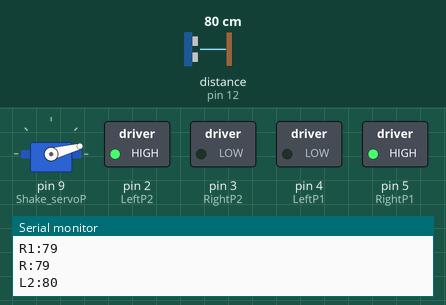
This sketch was run on a simulated Arduino Uno, built with avr-gcc and run on an emulated ATmega328P. On the bench: servo, switched loads named in the sketch (green lamp = pin HIGH), the last lines printed to the serial monitor. Wiring (inferred from the names in the program): ultrasonic range finder: trigger pin 13; echo pin 12. Dashed ring = blinking. The test bench sets the inputs (shaded band); at power-on: distance to the obstacle (sensor on pin 12) 80 cm. The echo pulse lasts 58.3 µs per cm; pins used as bus, display or sensor lines are not drawn.

Above: at 1.2 s.
1.3 s: distance to the obstacle (sensor on pin 12) set to 2 cm
At 3.2 s:
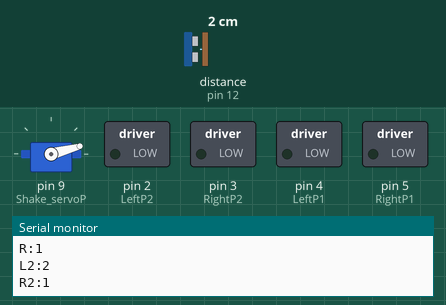
At 7.0 s:
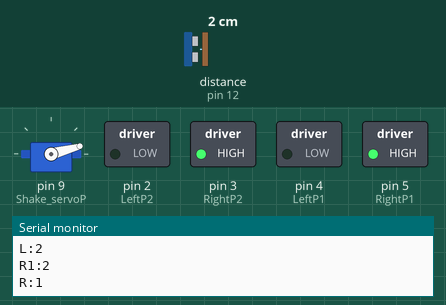
7.3 s: distance to the obstacle (sensor on pin 12) set to 27 cm
10.3 s: distance to the obstacle (sensor on pin 12) set to 30 cm
At 12.7 s:
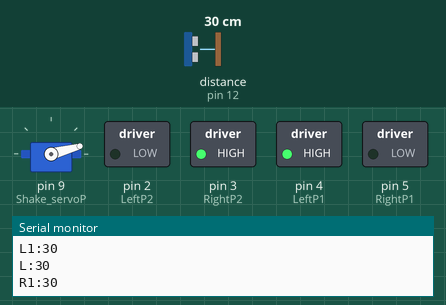
Timing chart, 0 to 14.3 s (numbered marks = the images above; inputs shaded):
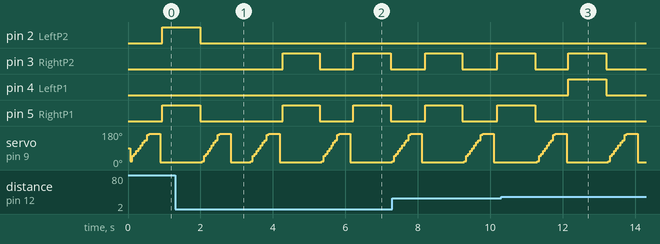

The sketch:

waverun_test12.ino
```cpp
#include "Servo.h"
const int Wall_Echo = 12; // Echo Pin
const int Wall_Trig = 13; // Trigger Pin
const int Shake_servoP = 9; //首振りservo Pin
const int LeftP1   = 4;//RIN
const int RightP1  = 5;//FIN
const int LeftP2   = 2;//RIN
const int RightP2  = 3;//FIN
const int point = 30; //距離の基準
double speed_of_sound = 331.5 + 0.6 * 20;
Servo myservo;
double Duration = 0; //受信した間隔
double Distance[11]; //距離 50°から130までの距離を10°ずつに9個の値を格納
unsigned long lastTime=0;
unsigned long preMillisTime = 0;
unsigned long startTime;
int mode_check =0;//サーボ撮る時0走る時1
bool motorRunning = false; // モーターが動作中かどうかを示すフラグ

int pos[11]={ 15,20,50,60,75,90,105,120,130,160,165 };  //サーボの角度　45°から135°までの11個値を格納

int Count = 1;  //角度のカウント関数
int N=0;   //90°の時の値
int R=0;   //63°の時の値
int R1=0;  //81°の時の値
int R2=0;  //72°の時の値
int L=0;   //117°の時の値
int L1=0;  //99°の時の値
int L2=0;  //108°の時の値

int q=0;   //状態関数　q=0->静止　q=1->直進 q=5->左回転　q=2->右回転

const long interval = 1000;

void setup() {
  Serial.begin( 9600 );
  myservo.attach(Shake_servoP);
  pinMode(LeftP1, OUTPUT);
  pinMode(RightP1, OUTPUT);
  pinMode(LeftP2, OUTPUT);
  pinMode(RightP2, OUTPUT);
  pinMode( Wall_Echo, INPUT );
  pinMode( Wall_Trig, OUTPUT );
}
void move(int num_move){//停止0、前進 1、後退-1、右回転2、左回転-2
  if (num_move ==0){
    digitalWrite(RightP1, LOW);
    digitalWrite(LeftP1, LOW);
    digitalWrite(RightP2, LOW);
    digitalWrite(LeftP2, LOW);

  } else if(num_move ==-2){
    digitalWrite(RightP1, LOW);
    digitalWrite(LeftP1, HIGH);
    digitalWrite(RightP2, LOW);
    digitalWrite(LeftP2, HIGH);

  }else if(num_move ==2){
    digitalWrite(RightP1, HIGH);
    digitalWrite(LeftP1, LOW);
    digitalWrite(RightP2, HIGH);
    digitalWrite(LeftP2, LOW);

  }else if(num_move ==1){
    digitalWrite(RightP1, HIGH);
    digitalWrite(LeftP1, LOW);
    digitalWrite(RightP2, LOW);
    digitalWrite(LeftP2, HIGH);

  }else if(num_move ==-1){
    digitalWrite(RightP1, LOW);
    digitalWrite(LeftP1, HIGH);
    digitalWrite(RightP2, HIGH);
    digitalWrite(LeftP2, LOW);

  }
}
void distance_check(){
  myservo.write(pos[Count]);     //サーボを回転
  digitalWrite(Wall_Trig, LOW);
  delayMicroseconds(2);
  digitalWrite(Wall_Trig, HIGH ); //超音波を出力
  delayMicroseconds( 10 ); //
  digitalWrite(Wall_Trig, LOW );
  Duration = pulseIn(Wall_Echo, HIGH ); //センサからの入力
  if (Duration > 0) {
  Duration = Duration/2; //往復距離を半分にする
  Distance[Count] = Duration*speed_of_sound*100/1000000; // 音速を340m/sに設定
  //評価する5つの値をそれぞれ格納
  N=Distance[5];//90
  R=Distance[1];//54
  L=Distance[9];//126
  R1=Distance[3];//72
  L1=Distance[7];//108
  R2=Distance[0];//81
  L2=Distance[10];//99
  Count=(Count+1)%11;

  }
}

void loop() {
  unsigned long currentMillis = millis();
  if (mode_check ==0){
    Serial.print("0:");
    switch(Count){
      case 0 :
        if (currentMillis - lastTime > 300) {
          lastTime = millis();
          distance_check();
          mode_check =1;
          preMillisTime = millis();
        }
        break;

      default :
        if (currentMillis - lastTime > 50) {
          distance_check();
          lastTime = millis();
        }
        break;
    }}

  if (mode_check ==1){
    Serial.print("1:");
    Serial.print("N:");
    Serial.println(N);
    Serial.print("L1:");
    Serial.println(L1);
    Serial.print("L:");
    Serial.println(L);
    Serial.print("R1:");
    Serial.println(R1);
    Serial.print("R:");
    Serial.println(R);
    Serial.print("L2:");
    Serial.println(L2);
    Serial.print("R2:");
    Serial.println(R2);

    switch(q){
      case 0 :
        if(point<N && point<R1 && point<L1 && point < R && point < L){
          if (!motorRunning) {
            move(1);
            startTime = millis(); // 動作開始時間を記録
            motorRunning = true;
          }else{
            currentMillis = millis();
            if(currentMillis- startTime>=1000){
              move(0);
              q=1;  //状態
              lastTime = millis();
              mode_check =0;
              motorRunning = false;
            }
          }
        }
        else if(N>0 && N<point && R>L){
          q=5;
        }
        else if(N>0 && N<point && L>=R){
          q=2;
        }
        else if(L1>0 && L1<point && R1>point && N>point){
          q=5;
        }
        else if(R1>0 && R1<point && L1>point && N>point){
          q=2;
        }
        else if(N>point && R1>point && L1>point && L<point){
          q=6;
        }
        else if(N>point && R1>point && L1>point && R<point){
          q=3;
        }
        else if(N==0 || R==0 || L==0 || R1==0 || L1==0){
          q=1;
        }
        else{
          if (!motorRunning) {
            move(-1);
            startTime = millis(); // 動作開始時間を記録
            motorRunning = true;
          }else{
            currentMillis = millis();
            if(currentMillis- startTime>=1000){
              move(0);
              q=1;  //状態
              lastTime = millis();
              mode_check =0;
              motorRunning = false;
            }
          }
        }
        break;

      case 1 :

        if(point<N && point<R1 && point<L1&&point<L&&point<R){
          if (!motorRunning) {
            move(1);
            startTime = millis(); // 動作開始時間を記録
            motorRunning = true;
          }else{
            currentMillis = millis();
            if(currentMillis- startTime>=1000){
              move(0);

              mode_check =0;
              motorRunning = false;
            }
          }}
        else{
          if (!motorRunning) {
            move(0);
            startTime = millis(); // 動作開始時間を記録
            motorRunning = true;
          }else{
            currentMillis = millis();
            if(currentMillis- startTime>=500){
              q = 0;
              mode_check =0;
              motorRunning = false;
            }
          }
        }
        break;

      case 2 :     //右回転
        if (!motorRunning) {
          move(2);
          startTime = millis(); // 動作開始時間を記録
          motorRunning = true;
        }else{
          currentMillis = millis();
          if(currentMillis- startTime>=1000){
            move(0);
            q=0;  //状態
            lastTime = millis();
            mode_check =0;
            motorRunning = false;
            }
          }
        break;
      case 3 :     //右小回転
        if (!motorRunning) {
          move(2);
          startTime = millis(); // 動作開始時間を記録
          motorRunning = true;
        }else{
          currentMillis = millis();
          if(currentMillis- startTime>=500){
            move(0);
            q=0;  //状態
            lastTime = millis();
            mode_check =0;
            motorRunning = false;
            }
          }
        break;

      case 5 :   //左回転
        if (!motorRunning) {
          move(-2);
          startTime = millis(); // 動作開始時間を記録
          motorRunning = true;
        }else{
          currentMillis = millis();
          if(currentMillis- startTime>=1000){
            move(0);
            q=0;  //状態
            lastTime = millis();
            mode_check =0;
            motorRunning = false;
            }
          }
      case 6 :   //左小回転
        if (!motorRunning) {
          move(-2);
          startTime = millis(); // 動作開始時間を記録
          motorRunning = true;
        }else{
          currentMillis = millis();
          if(currentMillis- startTime>=500){
            move(0);
            q=0;  //状態
            lastTime = millis();
            mode_check =0;
            motorRunning = false;
            }
          }
        break;

      default :
        if (!motorRunning) {
          move(-1);
          startTime = millis(); // 動作開始時間を記録
          motorRunning = true;
        }else{
          currentMillis = millis();
          if(currentMillis- startTime>=1000){
            move(0);
            q=0;  //状態
            lastTime = millis();
            mode_check =0;
            motorRunning = false;
            }
          }
        break;
    }

    }
  }
```

Measured:
- the behaviour switches between 29 and 30 cm on distance to the obstacle (sensor on pin 12) (found by bisection; images 2 and 3)
- after the input at 1.3 s, pin 2 (LeftP2): goes on until 2.0 s, then stays LOW; pin 3 (RightP2): alternates HIGH for 1.0 s and LOW for 0.93 s, starting after 3.0 s
- after the input at 10.3 s, pin 4 (LeftP1): LOW → HIGH after 1.9 s, → LOW 1.0 s later; pin 5 (RightP1): goes on until 11.2 s, then stays LOW
